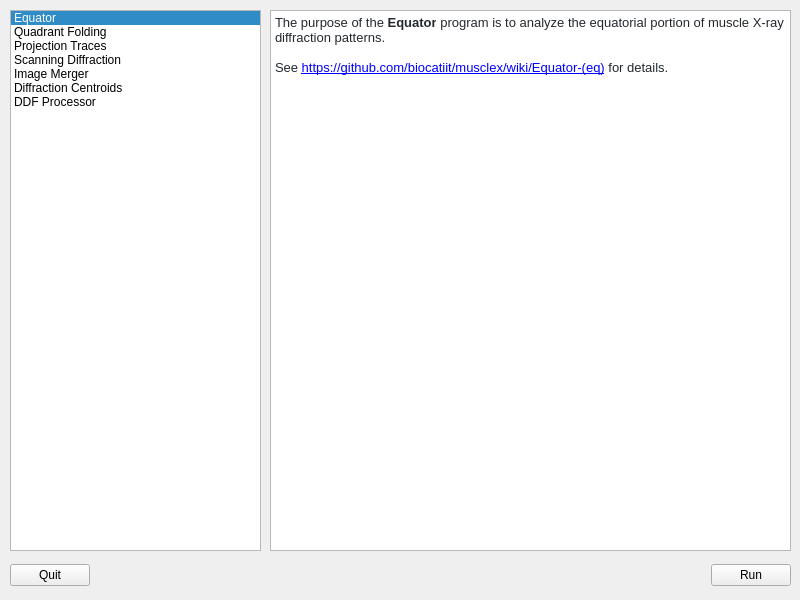
<?xml version="1.0" encoding="UTF-8"?>
<ui version="4.0">
 <class>LauncherForm</class>
 <widget class="QWidget" name="LauncherForm">
  <property name="geometry">
   <rect>
    <x>0</x>
    <y>0</y>
    <width>800</width>
    <height>600</height>
   </rect>
  </property>
  <property name="windowTitle">
   <string>MuscleX Launcher</string>
  </property>
  <widget class="QListWidget" name="listWidget">
   <property name="geometry">
    <rect>
     <x>10</x>
     <y>10</y>
     <width>251</width>
     <height>541</height>
    </rect>
   </property>
   <property name="autoFillBackground">
    <bool>true</bool>
   </property>
   <property name="tabKeyNavigation">
    <bool>true</bool>
   </property>
   <property name="spacing">
    <number>2</number>
   </property>
   <property name="currentRow">
    <number>0</number>
   </property>
   <item>
    <property name="text">
     <string>Equator</string>
    </property>
    <property name="background">
     <brush brushstyle="NoBrush">
      <color alpha="255">
       <red>0</red>
       <green>0</green>
       <blue>0</blue>
      </color>
     </brush>
    </property>
    <property name="flags">
     <set>ItemIsSelectable|ItemIsUserCheckable|ItemIsEnabled</set>
    </property>
   </item>
   <item>
    <property name="text">
     <string>Quadrant Folding</string>
    </property>
    <property name="flags">
     <set>ItemIsSelectable|ItemIsUserCheckable|ItemIsEnabled</set>
    </property>
   </item>
   <item>
    <property name="text">
     <string>Projection Traces</string>
    </property>
    <property name="flags">
     <set>ItemIsSelectable|ItemIsUserCheckable|ItemIsEnabled</set>
    </property>
   </item>
   <item>
    <property name="text">
     <string>Scanning Diffraction</string>
    </property>
    <property name="flags">
     <set>ItemIsSelectable|ItemIsUserCheckable|ItemIsEnabled</set>
    </property>
   </item>
   <item>
    <property name="text">
     <string>Image Merger</string>
    </property>
    <property name="flags">
     <set>ItemIsSelectable|ItemIsUserCheckable|ItemIsEnabled</set>
    </property>
   </item>
   <item>
    <property name="text">
     <string>Diffraction Centroids</string>
    </property>
    <property name="flags">
     <set>ItemIsSelectable|ItemIsUserCheckable|ItemIsEnabled</set>
    </property>
   </item>
   <item>
    <property name="text">
     <string>DDF Processor</string>
    </property>
    <property name="flags">
     <set>ItemIsSelectable|ItemIsUserCheckable|ItemIsEnabled</set>
    </property>
   </item>
  </widget>
  <widget class="QStackedWidget" name="stackedWidget">
   <property name="geometry">
    <rect>
     <x>270</x>
     <y>10</y>
     <width>521</width>
     <height>541</height>
    </rect>
   </property>
   <property name="currentIndex">
    <number>0</number>
   </property>
   <widget class="QWidget" name="page">
    <widget class="QTextBrowser" name="textBrowser">
     <property name="geometry">
      <rect>
       <x>0</x>
       <y>0</y>
       <width>521</width>
       <height>541</height>
      </rect>
     </property>
     <property name="html">
      <string>&lt;!DOCTYPE HTML PUBLIC &quot;-//W3C//DTD HTML 4.0//EN&quot; &quot;http://www.w3.org/TR/REC-html40/strict.dtd&quot;&gt;
&lt;html&gt;&lt;head&gt;&lt;meta name=&quot;qrichtext&quot; content=&quot;1&quot; /&gt;&lt;style type=&quot;text/css&quot;&gt;
p, li { white-space: pre-wrap; }
&lt;/style&gt;&lt;/head&gt;&lt;body style=&quot; font-family:'SimSun'; font-size:9pt; font-weight:400; font-style:normal;&quot;&gt;
&lt;p style=&quot; margin-top:0px; margin-bottom:0px; margin-left:0px; margin-right:0px; -qt-block-indent:0; text-indent:0px;&quot;&gt;&lt;span style=&quot; font-family:'-apple-system,BlinkMacSystemFont,Segoe UI,Helvetica,Arial,sans-serif,Apple Color Emoji,Segoe UI Emoji,Segoe UI Symbol'; font-size:10pt; color:#24292e; background-color:#ffffff;&quot;&gt;The purpose of the &lt;/span&gt;&lt;span style=&quot; font-family:'-apple-system,BlinkMacSystemFont,Segoe UI,Helvetica,Arial,sans-serif,Apple Color Emoji,Segoe UI Emoji,Segoe UI Symbol'; font-size:10pt; font-weight:600; color:#24292e; background-color:#ffffff;&quot;&gt;Equator&lt;/span&gt;&lt;span style=&quot; font-family:'-apple-system,BlinkMacSystemFont,Segoe UI,Helvetica,Arial,sans-serif,Apple Color Emoji,Segoe UI Emoji,Segoe UI Symbol'; font-size:10pt; color:#24292e; background-color:#ffffff;&quot;&gt; program is to analyze the equatorial portion of muscle X-ray diffraction patterns.&lt;/span&gt;&lt;/p&gt;
&lt;p style=&quot;-qt-paragraph-type:empty; margin-top:0px; margin-bottom:0px; margin-left:0px; margin-right:0px; -qt-block-indent:0; text-indent:0px; font-family:'-apple-system,BlinkMacSystemFont,Segoe UI,Helvetica,Arial,sans-serif,Apple Color Emoji,Segoe UI Emoji,Segoe UI Symbol'; font-size:10pt; color:#24292e;&quot;&gt;&lt;br /&gt;&lt;/p&gt;
&lt;p style=&quot; margin-top:0px; margin-bottom:0px; margin-left:0px; margin-right:0px; -qt-block-indent:0; text-indent:0px;&quot;&gt;&lt;span style=&quot; font-family:'-apple-system,BlinkMacSystemFont,Segoe UI,Helvetica,Arial,sans-serif,Apple Color Emoji,Segoe UI Emoji,Segoe UI Symbol'; font-size:10pt; color:#24292e; background-color:#ffffff;&quot;&gt;See &lt;/span&gt;&lt;a href=&quot;https://github.com/biocatiit/musclex/wiki/Equator-(eq)&quot;&gt;&lt;span style=&quot; font-size:10pt; text-decoration: underline; color:#0000ff;&quot;&gt;https://github.com/biocatiit/musclex/wiki/Equator-(eq)&lt;/span&gt;&lt;/a&gt;&lt;span style=&quot; font-family:'-apple-system,BlinkMacSystemFont,Segoe UI,Helvetica,Arial,sans-serif,Apple Color Emoji,Segoe UI Emoji,Segoe UI Symbol'; font-size:10pt; color:#24292e; background-color:#ffffff;&quot;&gt; for details.&lt;/span&gt;&lt;/p&gt;&lt;/body&gt;&lt;/html&gt;</string>
     </property>
     <property name="openExternalLinks">
      <bool>true</bool>
     </property>
    </widget>
   </widget>
   <widget class="QWidget" name="page_2">
    <widget class="QTextBrowser" name="textBrowser_2">
     <property name="geometry">
      <rect>
       <x>0</x>
       <y>0</y>
       <width>521</width>
       <height>541</height>
      </rect>
     </property>
     <property name="html">
      <string>&lt;!DOCTYPE HTML PUBLIC &quot;-//W3C//DTD HTML 4.0//EN&quot; &quot;http://www.w3.org/TR/REC-html40/strict.dtd&quot;&gt;
&lt;html&gt;&lt;head&gt;&lt;meta name=&quot;qrichtext&quot; content=&quot;1&quot; /&gt;&lt;style type=&quot;text/css&quot;&gt;
p, li { white-space: pre-wrap; }
&lt;/style&gt;&lt;/head&gt;&lt;body style=&quot; font-family:'SimSun'; font-size:9pt; font-weight:400; font-style:normal;&quot;&gt;
&lt;p style=&quot; margin-top:0px; margin-bottom:0px; margin-left:0px; margin-right:0px; -qt-block-indent:0; text-indent:0px;&quot;&gt;&lt;span style=&quot; font-family:'-apple-system,BlinkMacSystemFont,Segoe UI,Helvetica,Arial,sans-serif,Apple Color Emoji,Segoe UI Emoji,Segoe UI Symbol'; font-size:10pt; color:#24292e; background-color:#ffffff;&quot;&gt;The equator and the meridian of a fiber diffraction pattern divides a pattern into four quadrants. You can regenerate a full diffraction pattern by simply rotating the summed quadrant. &lt;/span&gt;&lt;span style=&quot; font-family:'-apple-system,BlinkMacSystemFont,Segoe UI,Helvetica,Arial,sans-serif,Apple Color Emoji,Segoe UI Emoji,Segoe UI Symbol'; font-size:10pt; font-weight:600; color:#24292e; background-color:#ffffff;&quot;&gt;Quadrant Folding&lt;/span&gt;&lt;span style=&quot; font-family:'-apple-system,BlinkMacSystemFont,Segoe UI,Helvetica,Arial,sans-serif,Apple Color Emoji,Segoe UI Emoji,Segoe UI Symbol'; font-size:10pt; color:#24292e; background-color:#ffffff;&quot;&gt; is a program for generating such a quadrant-folded image.&lt;/span&gt;&lt;/p&gt;
&lt;p style=&quot;-qt-paragraph-type:empty; margin-top:0px; margin-bottom:0px; margin-left:0px; margin-right:0px; -qt-block-indent:0; text-indent:0px; font-family:'-apple-system,BlinkMacSystemFont,Segoe UI,Helvetica,Arial,sans-serif,Apple Color Emoji,Segoe UI Emoji,Segoe UI Symbol'; font-size:10pt; color:#24292e;&quot;&gt;&lt;br /&gt;&lt;/p&gt;
&lt;p style=&quot; margin-top:0px; margin-bottom:0px; margin-left:0px; margin-right:0px; -qt-block-indent:0; text-indent:0px;&quot;&gt;&lt;span style=&quot; font-family:'-apple-system,BlinkMacSystemFont,Segoe UI,Helvetica,Arial,sans-serif,Apple Color Emoji,Segoe UI Emoji,Segoe UI Symbol'; font-size:10pt; color:#24292e; background-color:#ffffff;&quot;&gt;See &lt;/span&gt;&lt;a href=&quot;https://github.com/biocatiit/musclex/wiki/Quadrant-Folding-(qf)&quot;&gt;&lt;span style=&quot; font-size:10pt; text-decoration: underline; color:#0000ff;&quot;&gt;https://github.com/biocatiit/musclex/wiki/Quadrant-Folding-(qf)&lt;/span&gt;&lt;/a&gt;&lt;span style=&quot; font-family:'-apple-system,BlinkMacSystemFont,Segoe UI,Helvetica,Arial,sans-serif,Apple Color Emoji,Segoe UI Emoji,Segoe UI Symbol'; font-size:10pt; color:#24292e; background-color:#ffffff;&quot;&gt; for details.&lt;/span&gt;&lt;/p&gt;&lt;/body&gt;&lt;/html&gt;</string>
     </property>
     <property name="openExternalLinks">
      <bool>true</bool>
     </property>
    </widget>
   </widget>
   <widget class="QWidget" name="page_3">
    <widget class="QTextBrowser" name="textBrowser_3">
     <property name="geometry">
      <rect>
       <x>0</x>
       <y>0</y>
       <width>521</width>
       <height>541</height>
      </rect>
     </property>
     <property name="html">
      <string>&lt;!DOCTYPE HTML PUBLIC &quot;-//W3C//DTD HTML 4.0//EN&quot; &quot;http://www.w3.org/TR/REC-html40/strict.dtd&quot;&gt;
&lt;html&gt;&lt;head&gt;&lt;meta name=&quot;qrichtext&quot; content=&quot;1&quot; /&gt;&lt;style type=&quot;text/css&quot;&gt;
p, li { white-space: pre-wrap; }
&lt;/style&gt;&lt;/head&gt;&lt;body style=&quot; font-family:'SimSun'; font-size:9pt; font-weight:400; font-style:normal;&quot;&gt;
&lt;p style=&quot; margin-top:0px; margin-bottom:0px; margin-left:0px; margin-right:0px; -qt-block-indent:0; text-indent:0px;&quot;&gt;&lt;span style=&quot; font-family:'-apple-system,BlinkMacSystemFont,Segoe UI,Helvetica,Arial,sans-serif,Apple Color Emoji,Segoe UI Emoji,Segoe UI Symbol'; font-size:10pt; font-weight:600; color:#24292e; background-color:#ffffff;&quot;&gt;Projection traces&lt;/span&gt;&lt;span style=&quot; font-family:'-apple-system,BlinkMacSystemFont,Segoe UI,Helvetica,Arial,sans-serif,Apple Color Emoji,Segoe UI Emoji,Segoe UI Symbol'; font-size:10pt; color:#24292e; background-color:#ffffff;&quot;&gt; was conceived originally as a program to extract the integrated intensity along a layer line in order to identify positions of intensity maxima along with their integrated intensities. It also allows measurement of the radial width of meridional reflections.&lt;/span&gt;&lt;/p&gt;
&lt;p align=&quot;justify&quot; style=&quot;-qt-paragraph-type:empty; margin-top:0px; margin-bottom:0px; margin-left:0px; margin-right:0px; -qt-block-indent:0; text-indent:0px; font-family:'-apple-system,BlinkMacSystemFont,Segoe UI,Helvetica,Arial,sans-serif,Apple Color Emoji,Segoe UI Emoji,Segoe UI Symbol'; font-size:10pt; color:#24292e;&quot;&gt;&lt;br /&gt;&lt;/p&gt;
&lt;p align=&quot;justify&quot; style=&quot; margin-top:0px; margin-bottom:0px; margin-left:0px; margin-right:0px; -qt-block-indent:0; text-indent:0px;&quot;&gt;&lt;span style=&quot; font-family:'-apple-system,BlinkMacSystemFont,Segoe UI,Helvetica,Arial,sans-serif,Apple Color Emoji,Segoe UI Emoji,Segoe UI Symbol'; font-size:10pt; color:#24292e; background-color:#ffffff;&quot;&gt;See &lt;/span&gt;&lt;a href=&quot;https://github.com/biocatiit/musclex/wiki/Projection-Traces-(pt)&quot;&gt;&lt;span style=&quot; font-size:10pt; text-decoration: underline; color:#0000ff;&quot;&gt;https://github.com/biocatiit/musclex/wiki/Projection-Traces-(pt)&lt;/span&gt;&lt;/a&gt;&lt;span style=&quot; font-family:'-apple-system,BlinkMacSystemFont,Segoe UI,Helvetica,Arial,sans-serif,Apple Color Emoji,Segoe UI Emoji,Segoe UI Symbol'; font-size:10pt; color:#24292e; background-color:#ffffff;&quot;&gt; for details.&lt;/span&gt;&lt;/p&gt;&lt;/body&gt;&lt;/html&gt;</string>
     </property>
     <property name="openExternalLinks">
      <bool>true</bool>
     </property>
    </widget>
   </widget>
   <widget class="QWidget" name="page_4">
    <widget class="QTextBrowser" name="textBrowser_4">
     <property name="geometry">
      <rect>
       <x>0</x>
       <y>0</y>
       <width>521</width>
       <height>541</height>
      </rect>
     </property>
     <property name="html">
      <string>&lt;!DOCTYPE HTML PUBLIC &quot;-//W3C//DTD HTML 4.0//EN&quot; &quot;http://www.w3.org/TR/REC-html40/strict.dtd&quot;&gt;
&lt;html&gt;&lt;head&gt;&lt;meta name=&quot;qrichtext&quot; content=&quot;1&quot; /&gt;&lt;style type=&quot;text/css&quot;&gt;
p, li { white-space: pre-wrap; }
&lt;/style&gt;&lt;/head&gt;&lt;body style=&quot; font-family:'SimSun'; font-size:9pt; font-weight:400; font-style:normal;&quot;&gt;
&lt;p style=&quot; margin-top:0px; margin-bottom:0px; margin-left:0px; margin-right:0px; -qt-block-indent:0; text-indent:0px;&quot;&gt;&lt;span style=&quot; font-family:'-apple-system,BlinkMacSystemFont,Segoe UI,Helvetica,Arial,sans-serif,Apple Color Emoji,Segoe UI Emoji,Segoe UI Symbol'; font-size:10pt; font-weight:600; color:#24292e; background-color:#ffffff;&quot;&gt;Scanning diffraction&lt;/span&gt;&lt;span style=&quot; font-family:'-apple-system,BlinkMacSystemFont,Segoe UI,Helvetica,Arial,sans-serif,Apple Color Emoji,Segoe UI Emoji,Segoe UI Symbol'; font-size:10pt; color:#24292e; background-color:#ffffff;&quot;&gt; imaging experiments attempt to determine the distribution of diffracting materials such as collagen, myelin, and amyloid structures as a function of position in a sample that is raster scanned in a microbeam.&lt;/span&gt;&lt;/p&gt;
&lt;p align=&quot;justify&quot; style=&quot;-qt-paragraph-type:empty; margin-top:0px; margin-bottom:0px; margin-left:0px; margin-right:0px; -qt-block-indent:0; text-indent:0px; font-family:'-apple-system,BlinkMacSystemFont,Segoe UI,Helvetica,Arial,sans-serif,Apple Color Emoji,Segoe UI Emoji,Segoe UI Symbol'; font-size:10pt; color:#24292e;&quot;&gt;&lt;br /&gt;&lt;/p&gt;
&lt;p align=&quot;justify&quot; style=&quot; margin-top:0px; margin-bottom:0px; margin-left:0px; margin-right:0px; -qt-block-indent:0; text-indent:0px;&quot;&gt;&lt;span style=&quot; font-family:'-apple-system,BlinkMacSystemFont,Segoe UI,Helvetica,Arial,sans-serif,Apple Color Emoji,Segoe UI Emoji,Segoe UI Symbol'; font-size:10pt; color:#24292e; background-color:#ffffff;&quot;&gt;See &lt;/span&gt;&lt;a href=&quot;https://github.com/biocatiit/musclex/wiki/Scanning-Diffraction-(di)&quot;&gt;&lt;span style=&quot; text-decoration: underline; color:#0000ff;&quot;&gt;https://github.com/biocatiit/musclex/wiki/Scanning-Diffraction-(di)&lt;/span&gt;&lt;/a&gt;&lt;span style=&quot; font-family:'-apple-system,BlinkMacSystemFont,Segoe UI,Helvetica,Arial,sans-serif,Apple Color Emoji,Segoe UI Emoji,Segoe UI Symbol'; font-size:10pt; color:#24292e; background-color:#ffffff;&quot;&gt; for details.&lt;/span&gt;&lt;/p&gt;&lt;/body&gt;&lt;/html&gt;</string>
     </property>
     <property name="openExternalLinks">
      <bool>true</bool>
     </property>
    </widget>
   </widget>
   <widget class="QWidget" name="page_5">
    <widget class="QTextBrowser" name="textBrowser_5">
     <property name="geometry">
      <rect>
       <x>0</x>
       <y>0</y>
       <width>521</width>
       <height>541</height>
      </rect>
     </property>
     <property name="html">
      <string>&lt;!DOCTYPE HTML PUBLIC &quot;-//W3C//DTD HTML 4.0//EN&quot; &quot;http://www.w3.org/TR/REC-html40/strict.dtd&quot;&gt;
&lt;html&gt;&lt;head&gt;&lt;meta name=&quot;qrichtext&quot; content=&quot;1&quot; /&gt;&lt;style type=&quot;text/css&quot;&gt;
p, li { white-space: pre-wrap; }
&lt;/style&gt;&lt;/head&gt;&lt;body style=&quot; font-family:'SimSun'; font-size:9pt; font-weight:400; font-style:normal;&quot;&gt;
&lt;p style=&quot; margin-top:0px; margin-bottom:0px; margin-left:0px; margin-right:0px; -qt-block-indent:0; text-indent:0px;&quot;&gt;&lt;span style=&quot; font-family:'-apple-system,BlinkMacSystemFont,Segoe UI,Helvetica,Arial,sans-serif,Apple Color Emoji,Segoe UI Emoji,Segoe UI Symbol'; font-size:10pt; font-weight:600; color:#24292e; background-color:#ffffff;&quot;&gt;Image Merger &lt;/span&gt;&lt;span style=&quot; font-family:'-apple-system,BlinkMacSystemFont,Segoe UI,Helvetica,Arial,sans-serif,Apple Color Emoji,Segoe UI Emoji,Segoe UI Symbol'; font-size:10pt; color:#24292e; background-color:#ffffff;&quot;&gt;is a program which is designed to be used with a series of images with sequential file names taken in a time resolved experiment.&lt;/span&gt;&lt;/p&gt;
&lt;p align=&quot;justify&quot; style=&quot;-qt-paragraph-type:empty; margin-top:0px; margin-bottom:0px; margin-left:0px; margin-right:0px; -qt-block-indent:0; text-indent:0px; font-family:'-apple-system,BlinkMacSystemFont,Segoe UI,Helvetica,Arial,sans-serif,Apple Color Emoji,Segoe UI Emoji,Segoe UI Symbol'; font-size:10pt; color:#24292e;&quot;&gt;&lt;br /&gt;&lt;/p&gt;
&lt;p align=&quot;justify&quot; style=&quot; margin-top:0px; margin-bottom:0px; margin-left:0px; margin-right:0px; -qt-block-indent:0; text-indent:0px;&quot;&gt;&lt;span style=&quot; font-family:'-apple-system,BlinkMacSystemFont,Segoe UI,Helvetica,Arial,sans-serif,Apple Color Emoji,Segoe UI Emoji,Segoe UI Symbol'; font-size:10pt; color:#24292e; background-color:#ffffff;&quot;&gt;See &lt;/span&gt;&lt;a href=&quot;https://github.com/biocatiit/musclex/wiki/Image-Merger-(im)&quot;&gt;&lt;span style=&quot; text-decoration: underline; color:#0000ff;&quot;&gt;https://github.com/biocatiit/musclex/wiki/Image-Merger-(im)&lt;/span&gt;&lt;/a&gt;&lt;span style=&quot; font-family:'-apple-system,BlinkMacSystemFont,Segoe UI,Helvetica,Arial,sans-serif,Apple Color Emoji,Segoe UI Emoji,Segoe UI Symbol'; font-size:10pt; color:#24292e; background-color:#ffffff;&quot;&gt; for details.&lt;/span&gt;&lt;/p&gt;&lt;/body&gt;&lt;/html&gt;</string>
     </property>
     <property name="openExternalLinks">
      <bool>true</bool>
     </property>
    </widget>
   </widget>
   <widget class="QWidget" name="page_6">
    <widget class="QTextBrowser" name="textBrowser_6">
     <property name="geometry">
      <rect>
       <x>0</x>
       <y>0</y>
       <width>521</width>
       <height>541</height>
      </rect>
     </property>
     <property name="html">
      <string>&lt;!DOCTYPE HTML PUBLIC &quot;-//W3C//DTD HTML 4.0//EN&quot; &quot;http://www.w3.org/TR/REC-html40/strict.dtd&quot;&gt;
&lt;html&gt;&lt;head&gt;&lt;meta name=&quot;qrichtext&quot; content=&quot;1&quot; /&gt;&lt;style type=&quot;text/css&quot;&gt;
p, li { white-space: pre-wrap; }
&lt;/style&gt;&lt;/head&gt;&lt;body style=&quot; font-family:'SimSun'; font-size:9pt; font-weight:400; font-style:normal;&quot;&gt;
&lt;p style=&quot; margin-top:0px; margin-bottom:0px; margin-left:0px; margin-right:0px; -qt-block-indent:0; text-indent:0px;&quot;&gt;&lt;span style=&quot; font-family:'-apple-system,BlinkMacSystemFont,Segoe UI,Helvetica,Arial,sans-serif,Apple Color Emoji,Segoe UI Emoji,Segoe UI Symbol'; font-size:10pt; font-weight:600; color:#24292e; background-color:#ffffff;&quot;&gt;Diffraction Centroids&lt;/span&gt;&lt;span style=&quot; font-family:'-apple-system,BlinkMacSystemFont,Segoe UI,Helvetica,Arial,sans-serif,Apple Color Emoji,Segoe UI Emoji,Segoe UI Symbol'; font-size:10pt; color:#24292e; background-color:#ffffff;&quot;&gt; is designed to rapidly and accurately measure the spacings of user specified meridional reflections as well as the 5.9 and 5.1 actin layer lines in a series of diffraction images, such as those generated in a time resolved experiment.&lt;/span&gt;&lt;/p&gt;
&lt;p align=&quot;justify&quot; style=&quot;-qt-paragraph-type:empty; margin-top:0px; margin-bottom:0px; margin-left:0px; margin-right:0px; -qt-block-indent:0; text-indent:0px; font-family:'-apple-system,BlinkMacSystemFont,Segoe UI,Helvetica,Arial,sans-serif,Apple Color Emoji,Segoe UI Emoji,Segoe UI Symbol'; font-size:10pt; color:#24292e;&quot;&gt;&lt;br /&gt;&lt;/p&gt;
&lt;p align=&quot;justify&quot; style=&quot; margin-top:0px; margin-bottom:0px; margin-left:0px; margin-right:0px; -qt-block-indent:0; text-indent:0px;&quot;&gt;&lt;span style=&quot; font-family:'-apple-system,BlinkMacSystemFont,Segoe UI,Helvetica,Arial,sans-serif,Apple Color Emoji,Segoe UI Emoji,Segoe UI Symbol'; font-size:10pt; color:#24292e; background-color:#ffffff;&quot;&gt;See &lt;/span&gt;&lt;a href=&quot;https://github.com/biocatiit/musclex/wiki/Diffraction-Centroids-(dc)&quot;&gt;&lt;span style=&quot; text-decoration: underline; color:#0000ff;&quot;&gt;https://github.com/biocatiit/musclex/wiki/Diffraction-Centroids-(dc)&lt;/span&gt;&lt;/a&gt;&lt;span style=&quot; font-family:'-apple-system,BlinkMacSystemFont,Segoe UI,Helvetica,Arial,sans-serif,Apple Color Emoji,Segoe UI Emoji,Segoe UI Symbol'; font-size:10pt; color:#24292e; background-color:#ffffff;&quot;&gt; for details.&lt;/span&gt;&lt;/p&gt;&lt;/body&gt;&lt;/html&gt;</string>
     </property>
     <property name="openExternalLinks">
      <bool>true</bool>
     </property>
    </widget>
   </widget>
   <widget class="QWidget" name="page_7">
    <widget class="QTextBrowser" name="textBrowser_7">
     <property name="geometry">
      <rect>
       <x>0</x>
       <y>0</y>
       <width>521</width>
       <height>541</height>
      </rect>
     </property>
     <property name="html">
      <string>&lt;!DOCTYPE HTML PUBLIC &quot;-//W3C//DTD HTML 4.0//EN&quot; &quot;http://www.w3.org/TR/REC-html40/strict.dtd&quot;&gt;
&lt;html&gt;&lt;head&gt;&lt;meta name=&quot;qrichtext&quot; content=&quot;1&quot; /&gt;&lt;style type=&quot;text/css&quot;&gt;
p, li { white-space: pre-wrap; }
&lt;/style&gt;&lt;/head&gt;&lt;body style=&quot; font-family:'SimSun'; font-size:9pt; font-weight:400; font-style:normal;&quot;&gt;
&lt;p style=&quot; margin-top:0px; margin-bottom:0px; margin-left:0px; margin-right:0px; -qt-block-indent:0; text-indent:0px;&quot;&gt;&lt;span style=&quot; font-family:'-apple-system,BlinkMacSystemFont,Segoe UI,Helvetica,Arial,sans-serif,Apple Color Emoji,Segoe UI Emoji,Segoe UI Symbol'; font-size:10pt; font-weight:600; color:#24292e; background-color:#ffffff;&quot;&gt;DDF Processor&lt;/span&gt;&lt;span style=&quot; font-family:'-apple-system,BlinkMacSystemFont,Segoe UI,Helvetica,Arial,sans-serif,Apple Color Emoji,Segoe UI Emoji,Segoe UI Symbol'; font-size:10pt; color:#24292e; background-color:#ffffff;&quot;&gt; is a program which is able to average data points for ddf file.&lt;/span&gt;&lt;/p&gt;
&lt;p align=&quot;justify&quot; style=&quot;-qt-paragraph-type:empty; margin-top:0px; margin-bottom:0px; margin-left:0px; margin-right:0px; -qt-block-indent:0; text-indent:0px; font-family:'-apple-system,BlinkMacSystemFont,Segoe UI,Helvetica,Arial,sans-serif,Apple Color Emoji,Segoe UI Emoji,Segoe UI Symbol'; font-size:10pt; color:#24292e;&quot;&gt;&lt;br /&gt;&lt;/p&gt;
&lt;p align=&quot;justify&quot; style=&quot; margin-top:0px; margin-bottom:0px; margin-left:0px; margin-right:0px; -qt-block-indent:0; text-indent:0px;&quot;&gt;&lt;span style=&quot; font-family:'-apple-system,BlinkMacSystemFont,Segoe UI,Helvetica,Arial,sans-serif,Apple Color Emoji,Segoe UI Emoji,Segoe UI Symbol'; font-size:10pt; color:#24292e; background-color:#ffffff;&quot;&gt;See &lt;/span&gt;&lt;a href=&quot;https://github.com/biocatiit/musclex/wiki/DDF-Processor-(ddf)&quot;&gt;&lt;span style=&quot; text-decoration: underline; color:#0000ff;&quot;&gt;https://github.com/biocatiit/musclex/wiki/DDF-Processor-(ddf)&lt;/span&gt;&lt;/a&gt;&lt;span style=&quot; font-family:'-apple-system,BlinkMacSystemFont,Segoe UI,Helvetica,Arial,sans-serif,Apple Color Emoji,Segoe UI Emoji,Segoe UI Symbol'; font-size:10pt; color:#24292e; background-color:#ffffff;&quot;&gt; for details.&lt;/span&gt;&lt;/p&gt;&lt;/body&gt;&lt;/html&gt;</string>
     </property>
     <property name="openExternalLinks">
      <bool>true</bool>
     </property>
    </widget>
   </widget>
  </widget>
  <widget class="QWidget" name="layoutWidget">
   <property name="geometry">
    <rect>
     <x>10</x>
     <y>560</y>
     <width>781</width>
     <height>31</height>
    </rect>
   </property>
   <layout class="QHBoxLayout" name="horizontalLayout">
    <item>
     <widget class="QPushButton" name="quitButton">
      <property name="text">
       <string>Quit</string>
      </property>
     </widget>
    </item>
    <item>
     <spacer name="horizontalSpacer">
      <property name="orientation">
       <enum>Qt::Horizontal</enum>
      </property>
      <property name="sizeHint" stdset="0">
       <size>
        <width>40</width>
        <height>20</height>
       </size>
      </property>
     </spacer>
    </item>
    <item>
     <widget class="QPushButton" name="runButton">
      <property name="text">
       <string>Run</string>
      </property>
     </widget>
    </item>
   </layout>
  </widget>
 </widget>
 <resources/>
 <connections>
  <connection>
   <sender>listWidget</sender>
   <signal>currentRowChanged(int)</signal>
   <receiver>stackedWidget</receiver>
   <slot>setCurrentIndex(int)</slot>
   <hints>
    <hint type="sourcelabel">
     <x>80</x>
     <y>135</y>
    </hint>
    <hint type="destinationlabel">
     <x>275</x>
     <y>135</y>
    </hint>
   </hints>
  </connection>
  <connection>
   <sender>quitButton</sender>
   <signal>clicked()</signal>
   <receiver>LauncherForm</receiver>
   <slot>close()</slot>
   <hints>
    <hint type="sourcelabel">
     <x>48</x>
     <y>279</y>
    </hint>
    <hint type="destinationlabel">
     <x>199</x>
     <y>149</y>
    </hint>
   </hints>
  </connection>
 </connections>
</ui>
